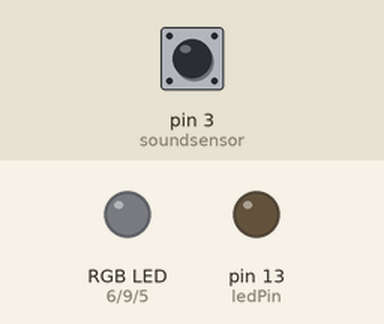
Recording of a sketch running on a simulated Arduino Uno, built with avr-gcc and run on an emulated ATmega328P. Parts: an RGB LED mixed from three pins (HIGH = lit), output pins drawn as LEDs (lit = HIGH). Inputs (shaded band) come from the test bench; at power-on: pin 3 (soundsensor) LOW.

Above: at 1.2 s.
1.3 s: pin 3 (soundsensor) driven HIGH
At 1.45 s:
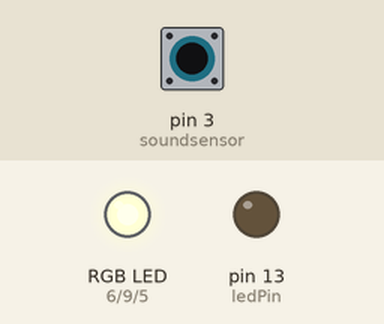
Timing chart, 0 to 1.4 s (numbered marks = the images above; inputs shaded):
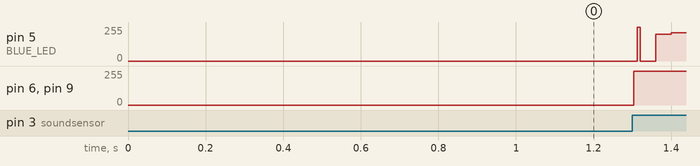

The sketch:

5050Lights.ino
```cpp
#define RED_LED 6
#define BLUE_LED 5
#define GREEN_LED 9


int brightness = 255;
int gBright = 0;
int rBright = 0;
int bBright = 0;
int fadeSpeed = 30;

int AnalogOutput = A0; // Connect to sensors analog output (sensor AO pin > Arduino pin A0)
int soundsensor = 3; // Connect to sensors Digital output (sensor DO pin > Arduino pin 3)
int  ledPin  =  13;   // Connect to LED  (Arduino pin 13)
float AnalogValue =  0;  // Store analog value
int DigitalValue = 0; // Store digital value

void setup() {
  Serial.begin(9600);
  pinMode(ledPin,OUTPUT);  // set led pin as OUTPUT
  pinMode (soundsensor,INPUT) ;  // Sets pin 3 to INPUT

   pinMode(GREEN_LED, OUTPUT);
   pinMode(RED_LED, OUTPUT);
   pinMode(BLUE_LED, OUTPUT);
}

void TurnOn() {
  analogWrite(RED_LED,206);
  analogWrite(GREEN_LED, 23);
  analogWrite(BLUE_LED, 36);
  delay(1000);
}

void TurnOff() {
  int a = (analogRead(AnalogOutput))*1.3;
  analogWrite(RED_LED,0);
  analogWrite(GREEN_LED, 0);
  analogWrite(BLUE_LED, 0);
}

int r[10]={204,255,51,255,255,102,0,255,0,255};
int g[10]={0,165,153,0,102,204,153,215,255,160};
int b[10]={204,0,255,0,102,0,153,0,255,122};

int i =0;

//void loop(){
//
//  int sensorvalue= digitalRead (soundsensor);
//
//  if (sensorvalue == 1){
//    if(i<=9){
//      analogWrite(RED_LED,r[i]);
//      analogWrite(GREEN_LED,g[i]);
//      analogWrite(BLUE_LED,b[i]);
//      i++;
//    }else{
//      i=0;
//    }
//  }else{
//    int a;
//  }
//
//}
void loop() {

  if(i<765){
      int sensorvalue= digitalRead (soundsensor);

      if (sensorvalue == 1)
      {
        if(i<=255){
          analogWrite(BLUE_LED,i);
        }else if(i>255 && i<510){
          analogWrite(RED_LED,i-255);
        }else if(i>510 && i<765){
          analogWrite(GREEN_LED, i-510);
        }

      }

      else
      {
        analogWrite(BLUE_LED, 0);
        analogWrite(RED_LED, 0);
        analogWrite(GREEN_LED, 0);
      }
      i++;
  }else{
    i=0;
  }


}
```
